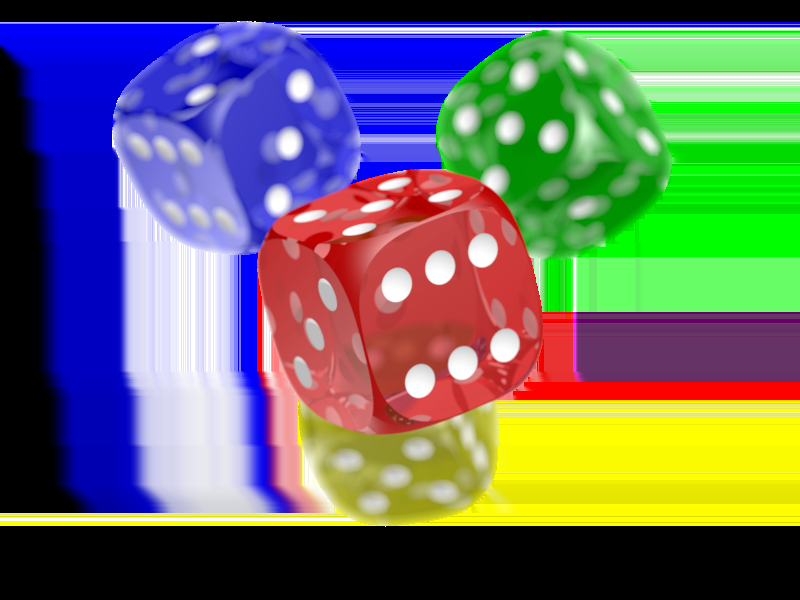
#> input picture Exc/sample_image.png, 800 x 600 px, given in place of sample_image.jpg, which was not available
$ jupyter execute 5025241187_TugasMandiri2_FilterMedian.ipynb   (text cells are left out)
#> lines starting #> are read from the running program, lines starting #| are printed output that depends on the picture; pictures that were not available may be replaced by others from this repository, and a replacement may not be noted
[cell 1]
import cv2
import numpy as np
import matplotlib.pyplot as plt
import os
import urllib.request

# Unduh citra uji jika file lokal belum ada
if not os.path.exists('sample_image.png'):
    url = 'https://upload.wikimedia.org/wikipedia/commons/4/47/PNG_transparency_demonstration_1.png?utm_source=commons.wikimedia.org&utm_campaign=index&utm_content=original'
    urllib.request.urlretrieve(url, 'sample_image.png')

img = cv2.imread('sample_image.jpg', cv2.IMREAD_GRAYSCALE)
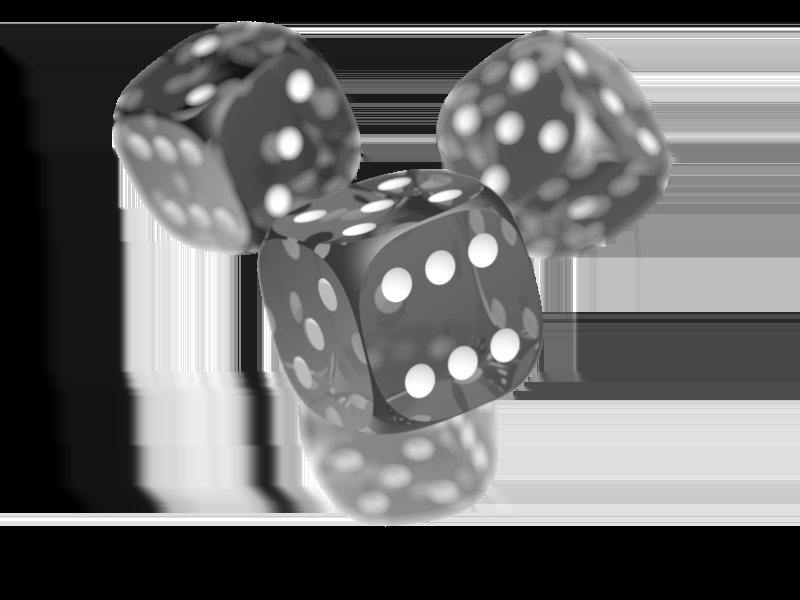
#> img: shape (600, 800); min 0, max 255, mean 106.1

plt.figure(figsize=(4, 4))
plt.imshow(img, cmap='gray')
plt.title('Original Image (Grayscale)')
plt.axis('off')
plt.show()

[cell 2]
def add_salt_pepper_noise(image, salt_prob=0.02, pepper_prob=0.02):
#> called with salt_prob = 0.03, pepper_prob = 0.03
    noisy = image.copy()
    total_pixels = image.size
#> total_pixels = 480000

    # Tambahkan salt (255)
    num_salt = int(salt_prob * total_pixels)
#> num_salt = 14400
    salt_coords = [np.random.randint(0, d, num_salt) for d in image.shape]
    noisy[salt_coords[0], salt_coords[1]] = 255

    # Tambahkan pepper (0)
    num_pepper = int(pepper_prob * total_pixels)
#> num_pepper = 14400
    pepper_coords = [np.random.randint(0, d, num_pepper) for d in image.shape]
    noisy[pepper_coords[0], pepper_coords[1]] = 0
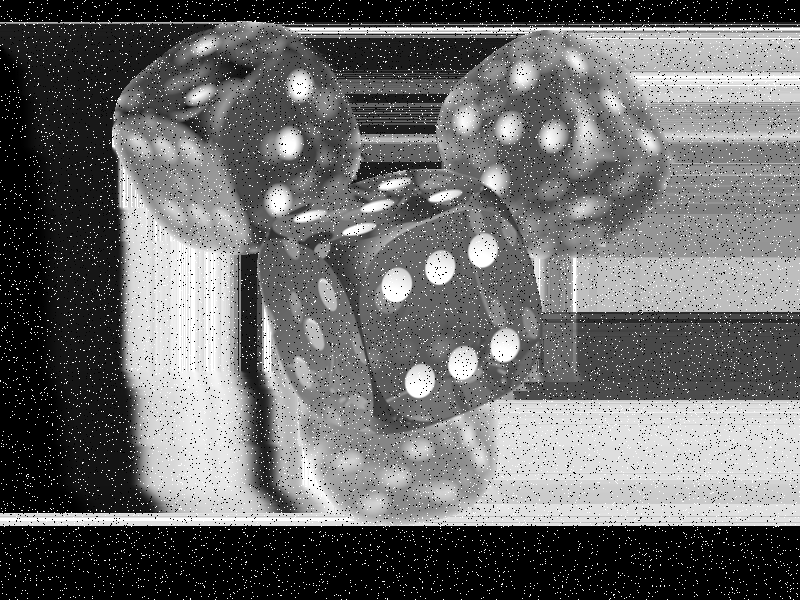
#> noisy: shape (600, 800); min 0, max 255, mean 107.2

    return noisy

noisy_img = add_salt_pepper_noise(img, salt_prob=0.03, pepper_prob=0.03)

plt.figure(figsize=(4, 4))
plt.imshow(noisy_img, cmap='gray')
plt.title('Image + Salt & Pepper Noise')
plt.axis('off')
plt.show()

[cell 3]
mean_filtered = cv2.blur(noisy_img, (3, 3))
median_filtered = cv2.medianBlur(noisy_img, 3)

plt.figure(figsize=(10, 4))

plt.subplot(1, 2, 1)
plt.imshow(mean_filtered, cmap='gray')
plt.title('Mean Filter (3x3)\n(Noise tersebar merata)')
plt.axis('off')

plt.subplot(1, 2, 2)
plt.imshow(median_filtered, cmap='gray')
plt.title('Median Filter (3x3)\n(Noise tereliminasi bersih)')
plt.axis('off')

plt.tight_layout()
plt.show()
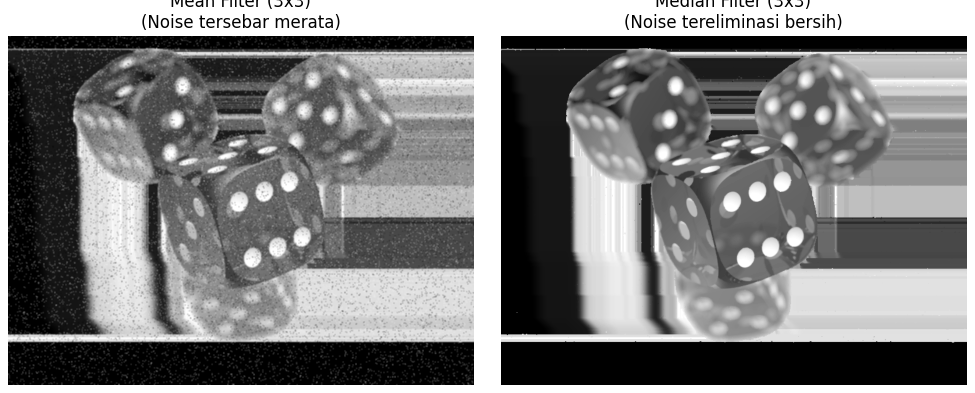
#> figure drawn by matplotlib, 2 panels

[cell 4]
ksizes = [3, 5, 7]

plt.figure(figsize=(12, 4))
for i, k in enumerate(ksizes):
    filtered = cv2.medianBlur(noisy_img, k)
    plt.subplot(1, len(ksizes), i + 1)
    plt.imshow(filtered, cmap='gray')
    plt.title(f'Median Filter ({k}x{k})')
    plt.axis('off')

plt.tight_layout()
plt.show()
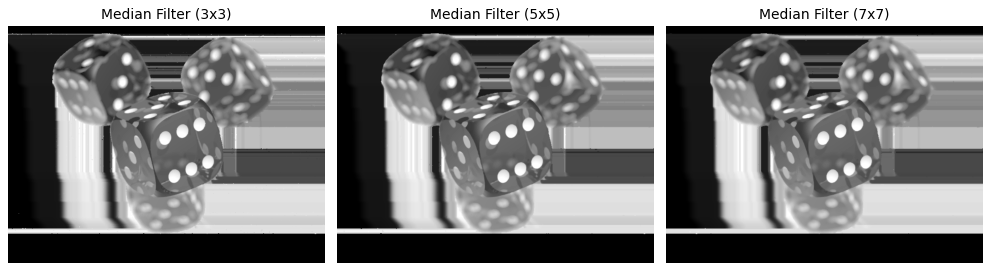
#> figure drawn by matplotlib, 3 panels

[cell 5]
def calculate_psnr(original, processed):
    mse = np.mean((original.astype(np.float64) - processed.astype(np.float64)) ** 2)
#> mse = 1356
    if mse == 0:
        return float('inf')
    return 20 * np.log10(255.0 / np.sqrt(mse))

print(f"PSNR Citra Terkontaminasi Derau : {calculate_psnr(img, noisy_img):.2f} dB")
#| PSNR Citra Terkontaminasi Derau : 16.81 dB
print(f"PSNR Hasil Mean Filter (3x3)      : {calculate_psnr(img, mean_filtered):.2f} dB")
#| PSNR Hasil Mean Filter (3x3)      : 24.03 dB
print("-" * 45)

for k in ksizes:
    filtered = cv2.medianBlur(noisy_img, k)
    score = calculate_psnr(img, filtered)
    print(f"PSNR Hasil Median Filter ({k}x{k})    : {score:.2f} dB")
#> this loop made 3 passes
#> (mse in calculate_psnr, score) on passes 1 to 3: (58.52, 30.46), (95.62, 28.33), (117, 27.45)
#| PSNR Hasil Median Filter (3x3)    : 30.46 dB
#| PSNR Hasil Median Filter (5x5)    : 28.33 dB
#| PSNR Hasil Median Filter (7x7)    : 27.45 dB

$ run again, with Exc/color_image.png copied over Exc/sample_image.png
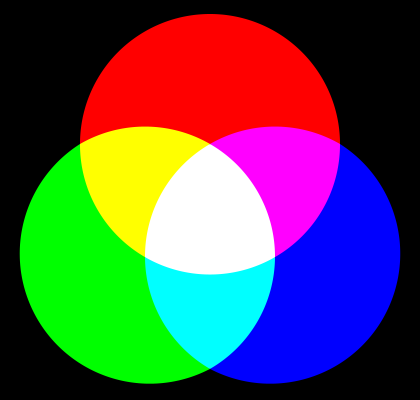
#> input picture Exc/color_image.png, 420 x 400 px, given in place of sample_image.jpg, which was not available
#> `mean_filtered = cv2.blur(noisy_img, (3, 3))`:
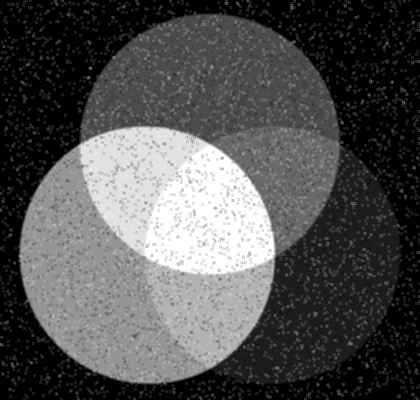
#> mean_filtered: shape (400, 420); min 0, max 255, mean 81.6
#> `plt.show()`:
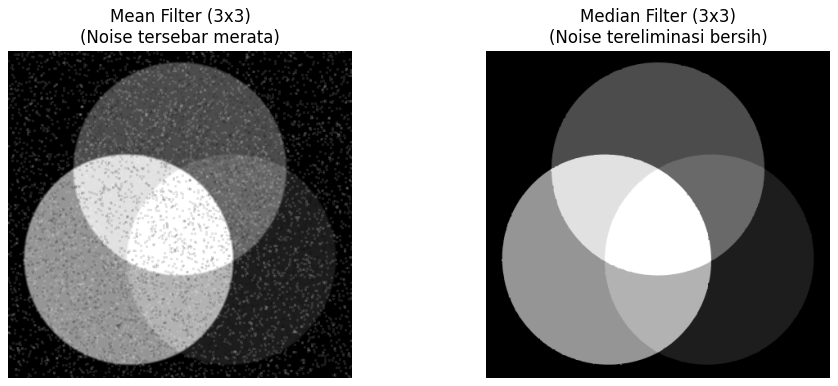
#> figure drawn by matplotlib, 2 panels
#> mse = 1522.3
#| PSNR Citra Terkontaminasi Derau : 16.31 dB
#| PSNR Hasil Mean Filter (3x3)      : 24.78 dB
#> the loop `for k in ksizes:` made 3 passes
#> (mse in calculate_psnr, score) on passes 1 to 3: (2.96, 43.42), (3.05, 43.29), (3.47, 42.73)
#> (printed output is left out)
